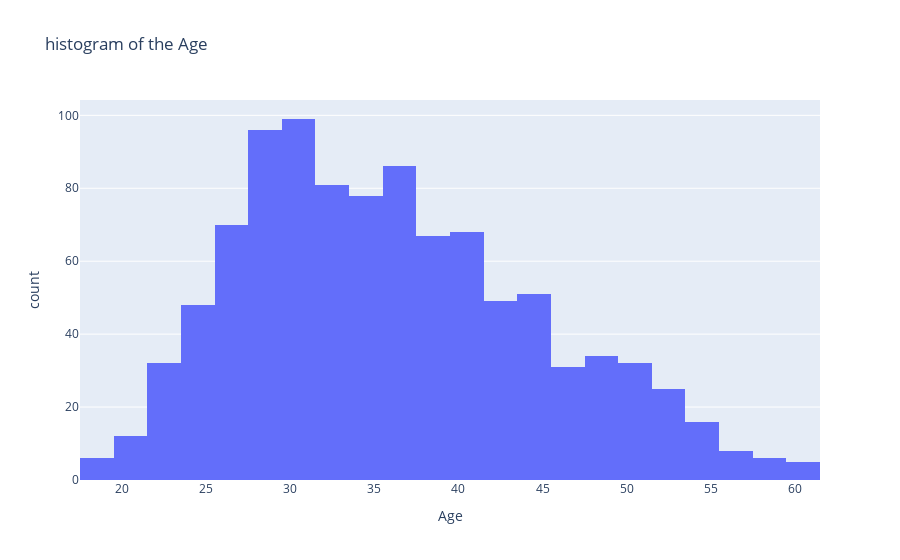

The notebook cell this image was saved under:
### Markdown cell above
### Exploratory Data Analysis

### Code cell
px.histogram(ad_data , x="Age",nbins=30, title="histogram of the Age")

### Figure 1 — Plotly figure (JSON) as saved in the notebook; plotly's stock layout.template omitted (floating-point values rounded to 4 significant figures; data arrays with more than 128 entries replaced by an {"elided": "..."} marker saying what was removed)
{"data": [{"alignmentgroup": "True", "bingroup": "x", "hovertemplate": "Age=%{x}<br>count=%{y}<extra></extra>", "legendgroup": "", "marker": {"color": "#636efa", "pattern": {"shape": ""}}, "name": "", "nbinsx": 30, "offsetgroup": "", "orientation": "v", "showlegend": false, "type": "histogram", "x": {"elided": "1000 int values"}, "xaxis": "x", "yaxis": "y"}], "layout": {"barmode": "relative", "legend": {"tracegroupgap": 0}, "title": {"text": "histogram of the Age"}, "xaxis": {"anchor": "y", "domain": [0, 1], "title": {"text": "Age"}}, "yaxis": {"anchor": "x", "domain": [0, 1], "title": {"text": "count"}}}}
